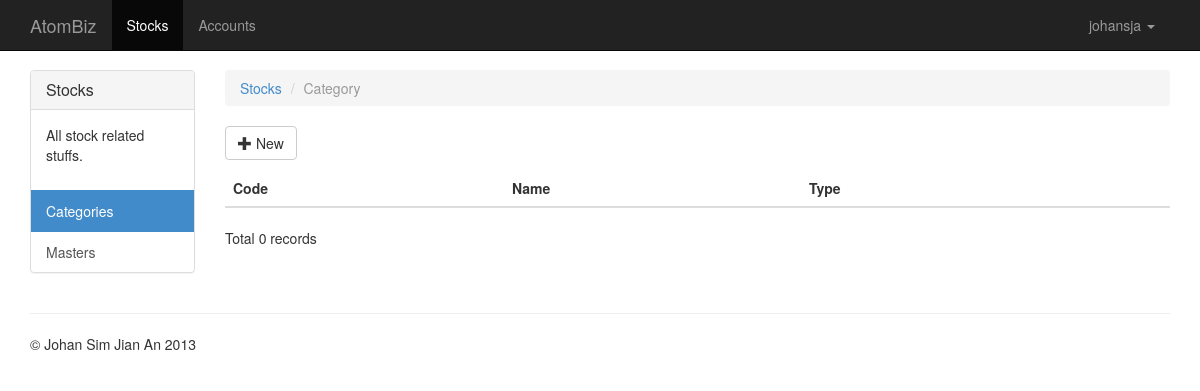
The page /stocks/category (signed in) on the database as committed earlier.
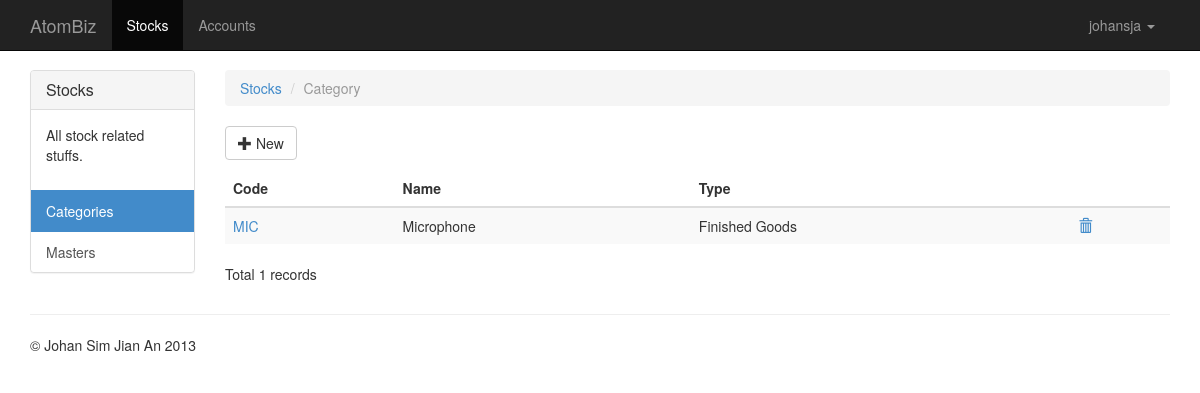
The same page on the database as committed later.
### stocks/models.py (models this page shows, shortened)
class Category(models.Model):
    TYPES = (
        ('F', 'Finished Goods'),
        ('M', 'Raw Materials'),
        ('D', 'Dummy Item - (No movements)'),
        ('L', 'Labour')
    )
    code = models.CharField(max_length=8, unique=True)
    name = models.CharField(max_length=32)
    type = models.CharField(max_length=1, choices=TYPES)
    gl = models.ForeignKey(Master, related_name='stock_cat', verbose_name='GL')
    wip_gl = models.ForeignKey(Master, related_name='stock_cat_wip', verbose_name='WIP GL')
    adjustment_gl = models.ForeignKey(Master, related_name='stock_cat_adj', verbose_name='adjustments GL')
    issues_gl = models.ForeignKey(Master, related_name='stock_cat_issues', verbose_name='internal stock issues GL')
    price_gl = models.ForeignKey(Master, related_name='stock_cat_price', verbose_name='price variance GL')
    usage_gl = models.ForeignKey(Master, related_name='stock_cat_usage', verbose_name='usage variance GL')
    class Meta:
        verbose_name_plural = 'categories'

### stocks/views.py (the view)
class CategoryList(ListView):
    model = Category

### stocks/templates/stocks/category_list.html
{% extends "stocks/base.html" %}
{% block rows %}
    <ol class="breadcrumb">
        <li><a href="{% url 'stocks' %}">Stocks</a></li>
        <li class="active">Category</li>
    </ol>
    <p>
        <a href="{% url 'stocks_category_new' %}" class="btn btn-default">
            <span class="glyphicon glyphicon-plus"></span> New
        </a>
    </p>
    <div class=" table-responsive">
        <table class="table table-striped">
            <thead>
                <tr>
                    <th>Code</th>
                    <th>Name</th>
                    <th>Type</th>
                    <th>&nbsp;</th>
                </tr>
            </thead>
            <tbody>
                {% for object in object_list %}
                    <tr>
                        <td><a href="{% url 'stocks_category_edit' object.id %}">{{ object.code }}</a></td>
                        <td>{{ object.name }}</td>
                        <td>{{ object.get_type_display }}</td>
                        <td><a href="{% url 'stocks_category_delete' object.id %}"><span class="glyphicon glyphicon-trash"></span></a></td>
                    </tr>
                {% endfor %}
            </tbody>
        </table>
    </div>
    <p>Total {{ object_list|length }} records</p>
{% endblock %}

Rows that differ between the two databases and show on the page:
added Category: code "MIC", name "Microphone", type "Finished Goods"
Other text that changed with them:
{{ object_list|length }}: "0" → "1"
